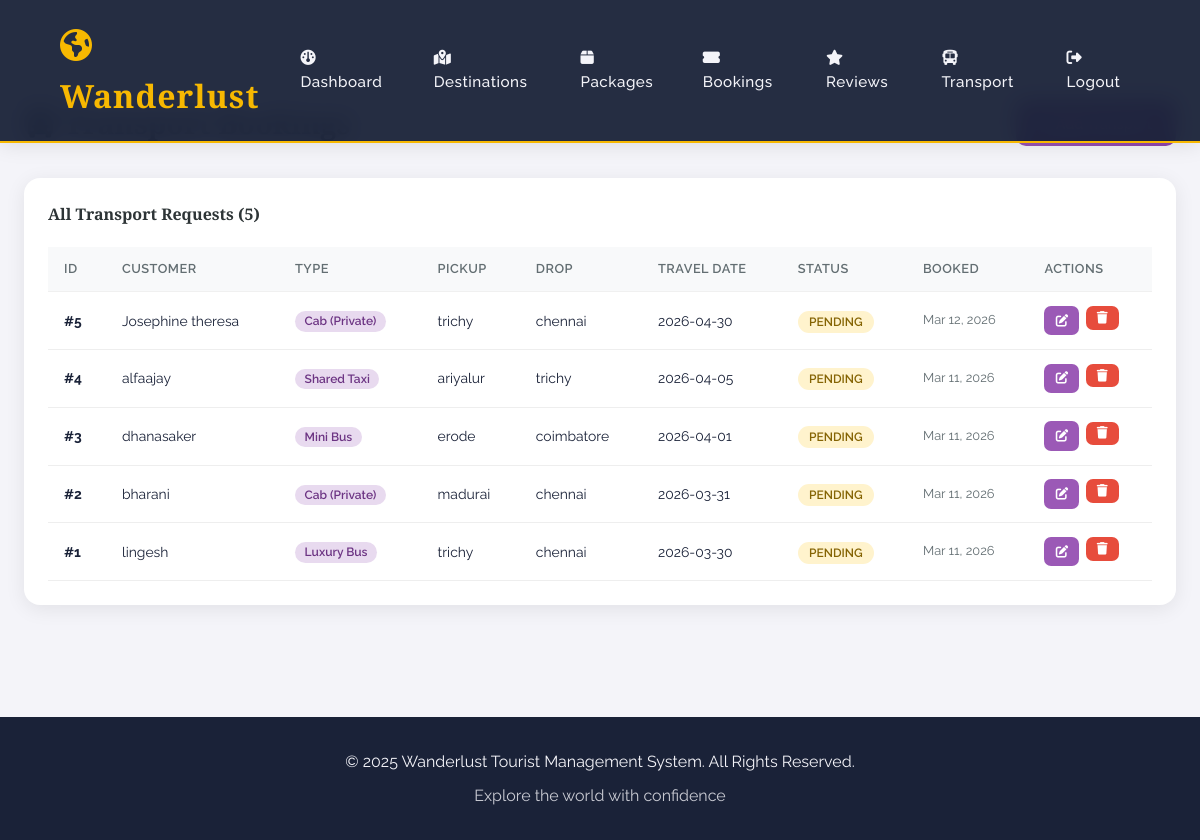
The app's page /admin/transport (signed in) with its own data.
### app.py (models this page shows)
class Transport(db.Model):
    id = db.Column(db.Integer, primary_key=True)
    user_id = db.Column(db.Integer, db.ForeignKey('user.id'), nullable=False)
    transport_type = db.Column(db.String(50), nullable=False)
    pickup_location = db.Column(db.String(200), nullable=False)
    drop_location = db.Column(db.String(200), nullable=False)
    travel_date = db.Column(db.Date, nullable=False)
    status = db.Column(db.String(20), default='pending')
    created_at = db.Column(db.DateTime, default=datetime.utcnow)

class User(db.Model):
    id = db.Column(db.Integer, primary_key=True)
    full_name = db.Column(db.String(100), nullable=False)
    email = db.Column(db.String(120), unique=True, nullable=False)
    password = db.Column(db.String(200), nullable=False)
    is_admin = db.Column(db.Boolean, default=False)
    created_at = db.Column(db.DateTime, default=datetime.utcnow)
    bookings = db.relationship('Booking', backref='user', lazy=True)
    reviews = db.relationship('Review', backref='user', lazy=True)
    transports = db.relationship('Transport', backref='user', lazy=True)

### app.py (the view)
@app.route('/admin/transport')
def admin_transport():
    if not admin_required():
        return redirect(url_for('admin_login'))
    all_t = Transport.query.order_by(Transport.created_at.desc()).all()
    return render_template('admin_transport.html', transports=all_t)

### app.py (called while the page is built)
def admin_required():
    return 'user_id' in session and session.get('is_admin')

### templates/admin_transport.html (shortened to what this page needs)
{% extends "base.html" %}
{% block content %}
<div class="admin-page">
    <div class="page-header">
        <h2> Transport Bookings</h2>
        <a href="{{ url_for('admin_transport_add') }}" class="btn-add">
        </a>
    </div>
    <div class="transport-table">
        <h3 style="margin-bottom:1.2rem; font-size:1rem; color:#2d3436;">All Transport Requests ({{ transports|length }})</h3>
        {% if transports %}
        <table>
            <thead>
                <tr><th>ID</th><th>Customer</th><th>Type</th><th>Pickup</th><th>Drop</th><th>Travel Date</th><th>Status</th><th>Booked</th><th>Actions</th></tr>
            </thead>
            <tbody>
            {% for t in transports %}
            <tr>
                <td><strong>#{{ t.id }}</strong></td>
                <td>{{ t.user.full_name }}</td>
                <td><span class="transport-type">{{ t.transport_type }}</span></td>
                <td>{{ t.pickup_location }}</td>
                <td>{{ t.drop_location }}</td>
                <td>{{ t.travel_date }}</td>
                <td><span class="badge badge-{{ t.status }}">{{ t.status|upper }}</span></td>
                <td style="color:#636e72; font-size:0.8rem;">{{ t.created_at.strftime('%b %d, %Y') }}</td>
                <td>
                    <div class="action-btns">
                        <a href="{{ url_for('admin_transport_edit', id=t.id) }}" class="btn-edit"><i class="fas fa-edit"></i></a>
                        <form method="POST" action="{{ url_for('admin_transport_delete', id=t.id) }}" style="display:inline;" onsubmit="return confirm('Delete transport #{{ t.id }}?')">
                            <button type="submit" class="btn-delete"><i class="fas fa-trash"></i></button>
                        </form>
                    </div>
                </td>
            </tr>
            {% endfor %}
            </tbody>
        </table>
        {% else %}
        <div class="empty-state">
            <i class="fas fa-bus" style="font-size:3rem; color:#dfe6e9; display:block; margin-bottom:1rem;"></i>
            No transport bookings yet.
        </div>
        {% endif %}
    </div>
</div>
{% endblock %}

### static/css/style.css (style rules this page uses)
:root { --primary: #FF6B35; --secondary: #004E89; --accent: #F7B801; --dark: #1A2238; --light: #F4F4F9; --success: #2A9D8F; --error: #E76F51; --gradient-main: linear-gradient(135deg, #667eea 0%, #764ba2 100%); --gradient-warm: linear-gradient(135deg, #f093fb 0%, #f5576c 100%); --gradient-ocean: linear-gradient(135deg, #4facfe 0%, #00f2fe 100%); --gradient-sunset: linear-gradient(135deg, #fa709a 0%, #fee140 100%); }
* { margin: 0; padding: 0; box-sizing: border-box; }
body { font-family: 'Raleway', sans-serif; background: var(--light); color: var(--dark); line-height: 1.6; overflow-x: hidden; }
h1, h2, h3, h4, h5 { font-family: 'Cormorant Garamond', serif; font-weight: 700; }
table { width: 100%; border-collapse: collapse; }
thead { background: var(--gradient-main); color: white; }
th { padding: 1.2rem; text-align: left; font-weight: 600; letter-spacing: 0.5px; }
td { padding: 1rem 1.2rem; border-bottom: 1px solid #eee; }

### templates/admin_transport.html (style rules this page uses)
.admin-page { max-width:1200px; margin:0 auto; padding:100px 1.5rem 3rem; }
.page-header { display:flex; justify-content:space-between; align-items:center; margin-bottom:2rem; flex-wrap:wrap; gap:1rem; }
.page-header h2 { font-size:1.8rem; font-weight:700; color:#2d3436; }
.btn-add { background:linear-gradient(135deg,#9b59b6,#8e44ad); color:white; padding:0.7rem 1.5rem; border-radius:10px; text-decoration:none; font-weight:600; font-size:0.9rem; border:none; cursor:pointer; }
.transport-table { background:white; border-radius:16px; padding:1.5rem; box-shadow:0 4px 20px rgba(0,0,0,0.08); overflow-x:auto; }
table { width:100%; border-collapse:collapse; }
th { background:#f8f9fa; padding:0.75rem 1rem; text-align:left; font-size:0.8rem; text-transform:uppercase; letter-spacing:0.5px; color:#636e72; white-space:nowrap; }
td { padding:0.85rem 1rem; border-top:1px solid #f0f0f0; font-size:0.87rem; vertical-align:middle; }
.badge { padding:0.25rem 0.7rem; border-radius:20px; font-size:0.75rem; font-weight:600; }
.badge-pending { background:#fff3cd; color:#856404; }
.transport-type { background:#e8daef; color:#6c3483; padding:0.2rem 0.6rem; border-radius:20px; font-size:0.75rem; font-weight:600; }
.action-btns { display:flex; gap:0.4rem; }
.btn-edit { background:#9b59b6; color:white; padding:0.3rem 0.7rem; border-radius:7px; text-decoration:none; font-size:0.78rem; font-weight:600; }
.btn-delete { background:#e74c3c; color:white; padding:0.3rem 0.7rem; border-radius:7px; border:none; cursor:pointer; font-size:0.78rem; font-weight:600; }

### records on screen
Transport: id "5", user.full_name "Josephine theresa", transport_type "Cab (Private)", pickup_location "trichy", drop_location "chennai", travel_date "2026-04-30", status "PENDING", created_at "Mar 12, 2026"
Transport: id "4", user.full_name "alfaajay", transport_type "Shared Taxi", pickup_location "ariyalur", drop_location "trichy", travel_date "2026-04-05", status "PENDING", created_at "Mar 11, 2026"
Transport: id "3", user.full_name "dhanasaker", transport_type "Mini Bus", pickup_location "erode", drop_location "coimbatore", travel_date "2026-04-01", status "PENDING", created_at "Mar 11, 2026"
Transport: id "2", user.full_name "bharani", transport_type "Cab (Private)", pickup_location "madurai", drop_location "chennai", travel_date "2026-03-31", status "PENDING", created_at "Mar 11, 2026"
Transport: id "1", user.full_name "lingesh", transport_type "Luxury Bus", pickup_location "trichy", drop_location "chennai", travel_date "2026-03-30", status "PENDING", created_at "Mar 11, 2026"

### other values on screen
{{ transports|length }} "5"
